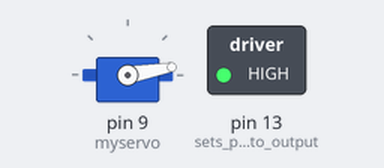
This sketch was run on a simulated Arduino Uno, built with avr-gcc and run on an emulated ATmega328P. Shown: servo, switched loads named in the sketch (green lamp = pin HIGH). Dashed ring = blinking.

Above: at 0.05 s.
Timing chart, 0 to 4.6 s (numbered marks = the images above):
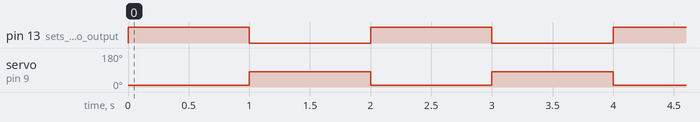

Measured:
- by itself, pin 13 (sets_pin_13_to_output): alternates HIGH for 1.0 s and LOW for 1.0 s
- by itself, servo on pin 9 (myservo): alternates 80° for 1.0 s and 10° for 1.0 s

The sketch:

uselessrobot.ino
```cpp
/*
 * Digital Futures
 * Seamus Neufeld, Connor
 * USELESS ROBOT (PROJECT OOF) Turns a light Swtich On and OFf
 */


#include <Servo.h>
Servo myservo; //declares servo motor
void setup() {
  myservo.attach(9); //sets pin mode of pin 9 to the servo
  pinMode(13, OUTPUT); //sets pin 13 to output
}

void loop() {
  myservo.write(10); //turns servo to the first position
  digitalWrite(13, HIGH); //turns DC motor on
  delay(1000); //delays the next two functions
  digitalWrite(13, LOW); // turns DC motor off
  myservo.write(80); //turns servo to the second position
  delay(1000); //delays the next two functions
}
```
